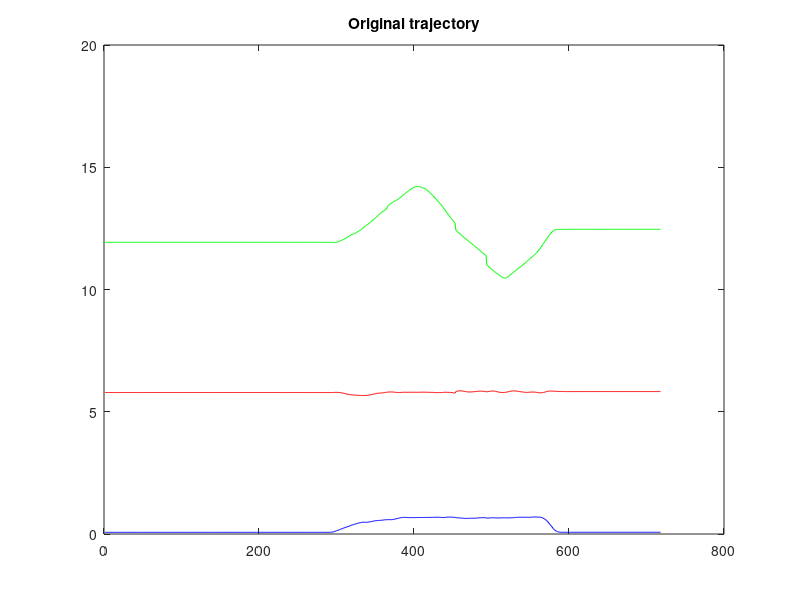
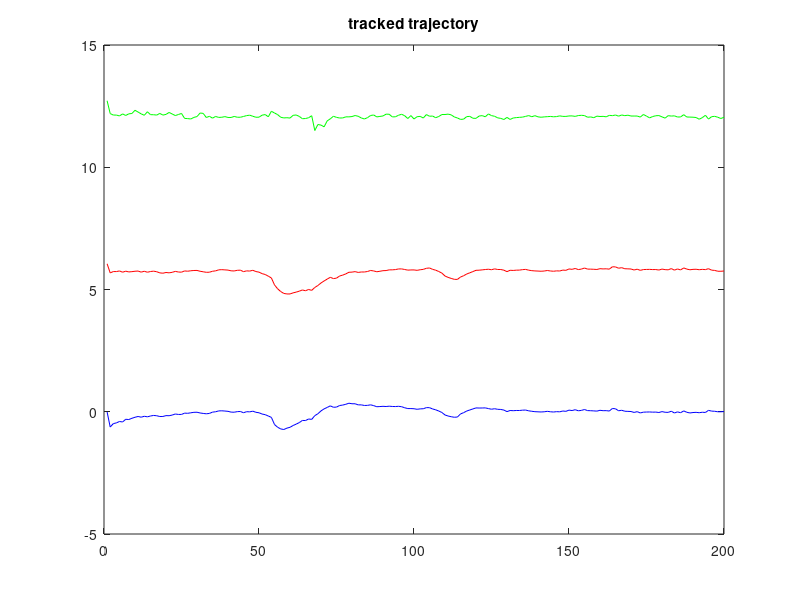
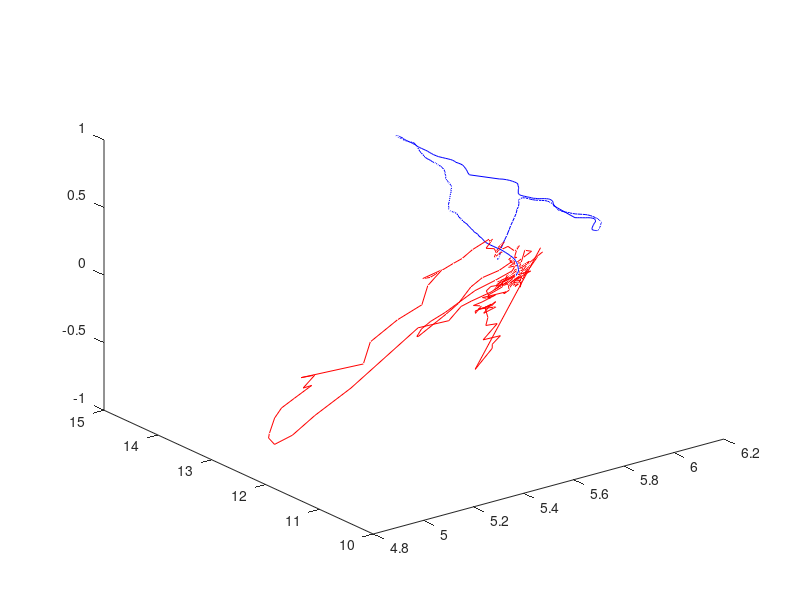

MATLAB code for these plots, in order:
clear all;close all; clc;
station_out_log = load('outputFile_GroundTracking.txt');
real_log = load('ViconData2.txt');

[nO, mO] = size(real_log);
[nS, mS] = size(station_out_log);

nS = 200;

figure(1);
plot(       1:nO, real_log(1:nO,2),'r',...
            1:nO, real_log(1:nO,3),'g',...
            1:nO, real_log(1:nO,4),'b');
title('Original trajectory');
        
figure(2);
plot(       1:nS, station_out_log(1:nS,2),'r',...
            1:nS, station_out_log(1:nS,3),'g',...
            1:nS, station_out_log(1:nS,4),'b');
title('tracked trajectory');

figure(4);
plot3(      real_log(1:nO,2), real_log(1:nO,3), real_log(1:nO,4), 'b',...
            station_out_log(1:nS,2), station_out_log(1:nS,3), station_out_log(1:nS,4), 'r');
